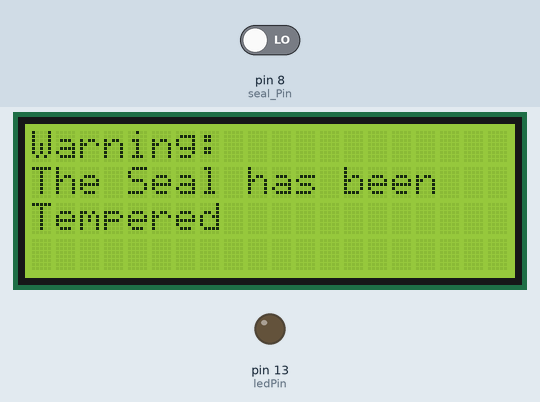
The sketch below on a simulated Arduino Uno, built with avr-gcc and run on an emulated ATmega328P. On the bench: 20×4 character LCD, output pins drawn as LEDs (lit = HIGH). The test bench sets the inputs (shaded band); at power-on: pin 8 (seal_Pin) LOW. The modem accepts every AT command (registered, SIM ready, sends succeed) and sends nothing else.

Above: at 0.2 s.
At 113.0 s:
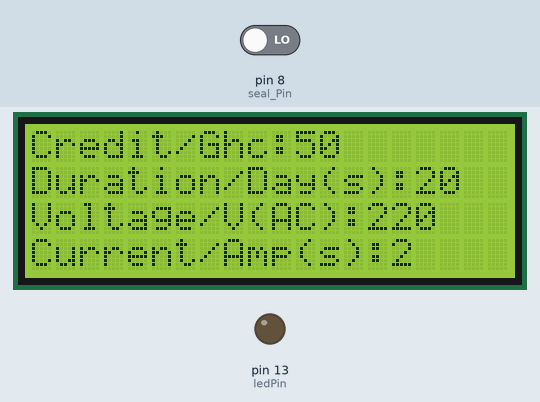

Measured:
- what the display in image 1 shows lasts 0.5 s, from 113.0 s to 113.5 s

The sketch:

Smart_meter_project.ino
```cpp
#include <Wire.h>
#include <LiquidCrystal_I2C.h>
#include <SoftwareSerial.h>

SoftwareSerial serialSIM800(2,3);

LiquidCrystal_I2C lcd(0x27,20,4);

const int seal_Pin = 8;     // the number of the pushbutton pin
const int ledPin =  13;      // the number of the LED pin

// variables will change:
int seal_State = 0;

void setup() {

  Serial.begin(9600);
  while(!Serial);
  serialSIM800.begin(9600);

  lcd.init();
  lcd.backlight();
  pinMode(ledPin, OUTPUT);
  // initialize the pushbutton pin as an input:
  pinMode(seal_Pin, INPUT);


}

void loop() {

seal_State = digitalRead(seal_Pin);

  if (seal_State == HIGH) {
    // turn LED on:
    digitalWrite(ledPin, HIGH);
  } else {

lcd.clear();
lcd.setCursor(0,0);
lcd.print("Warning:");
lcd.setCursor(0,1);
lcd.print("The Seal has been");
lcd.setCursor(0,2);
lcd.print("Tempered");
    // turn LED off:
    digitalWrite(ledPin, LOW);
    send_text();
  }

lcd.clear();
lcd.setCursor(0,0);
lcd.print("Credit/Ghc:50");
lcd.setCursor(0,1);
lcd.print("Duration/Day(s):20");
lcd.setCursor(0,2);
lcd.print("Voltage/V(AC):220");
lcd.setCursor(0,3);
lcd.print("Current/Amp(s):2");
delay(500);

}

void send_text(){

serialSIM800.write("AT+CMGF=1\r\n");
delay(2000);
serialSIM800.write("AT+CMGS=\"enter your number\"\r\n");// Number to be changed
delay(2000);
serialSIM800.println("Theft detected");
delay(500);
serialSIM800.println("Meter Number 00015");
delay(500);
serialSIM800.println("House Number 43");
delay(500);
serialSIM800.println("Sakumono");
delay(500);
serialSIM800.write(0X1A);
delay(50000);
  }
```
